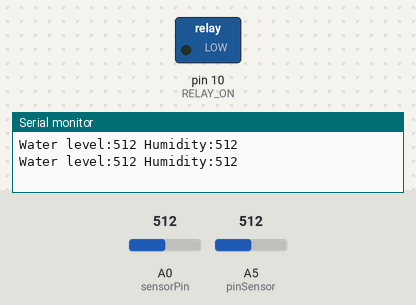
The sketch below on a simulated Arduino Uno, built with avr-gcc and run on an emulated ATmega328P. On the bench: switched loads named in the sketch (green lamp = pin HIGH), the last lines printed to the serial monitor. Inputs (shaded band) come from the test bench; at power-on: A5 (pinSensor) = 512, A0 (sensorPin) = 512. Pins used as bus, display or sensor lines are not drawn.

Above: at 5.8 s.
5.9 s: A5 (pinSensor) set to 361
11.9 s: A5 (pinSensor) set to 333
At 16.1 s:
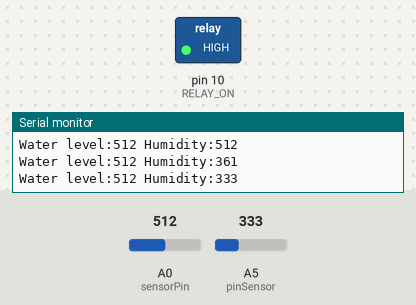
17.9 s: A5 (pinSensor) set to 360
At 21.1 s:
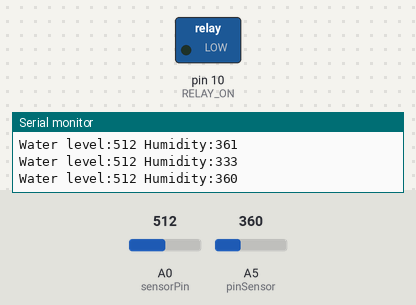
23.9 s: A5 (pinSensor) set to 340
At 26.1 s:
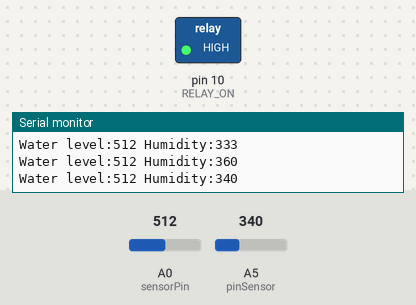
Timing chart, 0 to 27.6 s (numbered marks = the images above; inputs shaded):
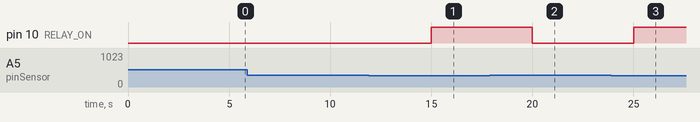

Measured:
- the behaviour switches between 350 and 349 on A5 (pinSensor) (found by bisection; images 0 and 1)
- after the input at 11.9 s, pin 10 (RELAY_ON): LOW → HIGH after 3.1 s
- after the input at 17.9 s, pin 10 (RELAY_ON): HIGH → LOW after 2.1 s
- after the input at 23.9 s, pin 10 (RELAY_ON): LOW → HIGH after 1.1 s

The sketch:

Soil_irrigation_system.ino
```cpp
// Выводы, подключенные к датчику
#define sensorPower 7
#define powerSensor 8
#define sensorPin A0
#define pinSensor A5

//рэле
int RELAY_ON = 10;

void setup()
{
  Serial.begin(9600);

  pinMode(sensorPower, OUTPUT);
  digitalWrite(sensorPower, HIGH);

  pinMode(RELAY_ON, OUTPUT);
  digitalWrite(RELAY_ON, LOW);

  pinMode(powerSensor, OUTPUT);
  digitalWrite(powerSensor, HIGH);
}


void loop()
{
  int level = analogRead(sensorPin);
  int vs = analogRead(pinSensor);


  Serial.print("Water level:");
  Serial.print(level);
  Serial.print(" Humidity:");
  Serial.println(vs);


  if ((level == 0) || (vs > 570) || ((vs > 350) && (vs < 570)))
  {
    digitalWrite(RELAY_ON, LOW);
  }
    else if ((vs < 350) && (level > 0))
  {
    digitalWrite(RELAY_ON, HIGH);
  }
  delay(5000);
  }
```
